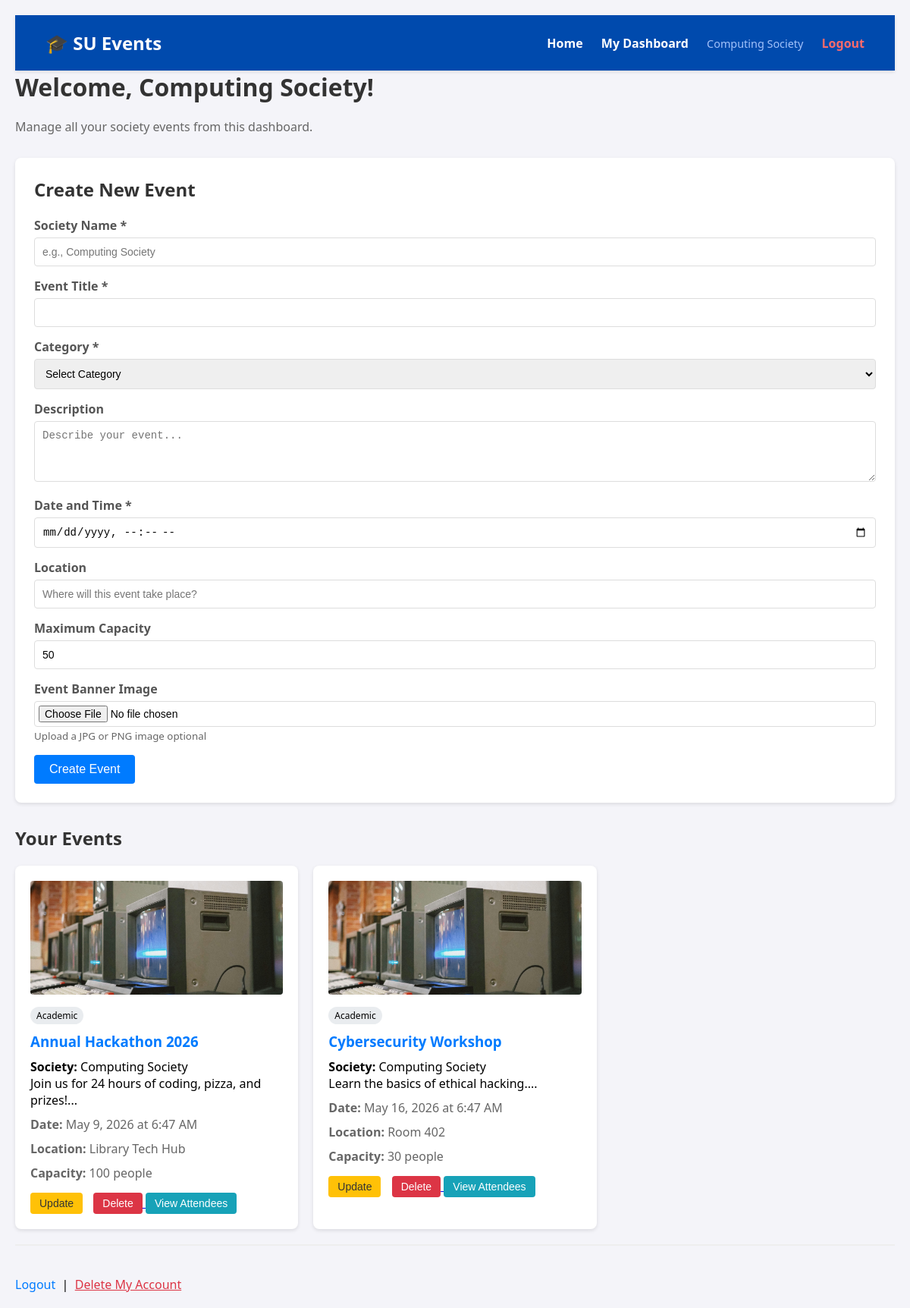
/dashboard/organiser.php (signed in), run on the app's committed database.
### tables this page shows
CREATE TABLE `events` (
  `event_id` int(11) NOT NULL,
  `organiser_id` int(11) NOT NULL,
  `society_name` varchar(100) NOT NULL,
  `title` varchar(150) NOT NULL,
  `description` text NOT NULL,
  `event_date` datetime NOT NULL,
  `location` varchar(255) NOT NULL,
  `max_capacity` int(11) NOT NULL,
  `created_at` timestamp NOT NULL DEFAULT current_timestamp(),
  `category` varchar(50) NOT NULL DEFAULT 'Social',
  `image_path` varchar(255) DEFAULT NULL
);

### dashboard/organiser.php (the view, shortened to what this page needs)
<?php
include '../config/db.php';
$sql = "SELECT * FROM events WHERE organiser_id = ? ORDER BY event_date ASC";
$stmt = $conn->prepare($sql);
$stmt->bind_param("i", $_SESSION['user_id']);
$stmt->execute();
$result = $stmt->get_result();
$show_roster = false;
$roster_event = null;
$roster_attendees = null;
?>
<!DOCTYPE html>
<html lang="en">
<head>
</head>
<body>
    <?php include $_SERVER['DOCUMENT_ROOT'] . '/su_events_app/includes/navbar.php'; ?>
    <div class="container">
        <h1>Welcome, <?php echo htmlspecialchars($_SESSION['full_name']); ?>!</h1>
        <p style="color: #666; margin-bottom: 30px;">Manage all your society events from this dashboard.</p>
        <?php if ($show_roster && $roster_event): ?>
            <div class="form-section">
                <button onclick="window.location.href='organiser.php'" class="btn-small" style="background:#6c757d; margin-bottom:15px;">← Back to Events</button>
                <h2>Attendee Roster: <?php echo htmlspecialchars($roster_event['title']); ?></h2>
                <p><strong>Date:</strong> <?php echo date('F j, Y g:i A', strtotime($roster_event['event_date'])); ?></p>
                <p><strong>Bookings:</strong> <?php echo $roster_attendees->num_rows; ?> / <?php echo $roster_event['max_capacity']; ?></p>
                <?php if ($roster_attendees->num_rows > 0): ?>
                    <table class="roster-table">
                        <tr>
                            <th>Name</th>
                            <th>Student ID</th>
                            <th>Email</th>
                            <th>Booked Date</th>
                        </tr>
                        <?php while ($attendee = $roster_attendees->fetch_assoc()): ?>
                            <tr>
                                <td><?php echo htmlspecialchars($attendee['full_name']); ?></td>
                                <td><?php echo htmlspecialchars($attendee['student_id']); ?></td>
                                <td><?php echo htmlspecialchars($attendee['email']); ?></td>
                                <td><?php echo date('M j, Y', strtotime($attendee['booking_date'])); ?></td>
                            </tr>
                        <?php endwhile; ?>
                    </table>
                <?php else: ?>
                    <p style="color: #999;">No attendees have booked this event yet.</p>
                <?php endif; ?>
            </div>
        <?php else: ?>
            <div class="form-section">
                <h2>Create New Event</h2>
                <form method="POST" action="" enctype="multipart/form-data">
                    <div class="form-group">
                        <label>Society Name *</label>
                        <input type="text" name="society_name" required placeholder="e.g., Computing Society">
                    </div>
                    <div class="form-group">
                        <label>Event Title *</label>
                        <input type="text" name="title" required>
                    </div>
                    <div class="form-group">
                        <label>Category *</label>
                        <select name="category" required>
                            <option value="">Select Category</option>
                        </select>
                    </div>
                    <div class="form-group">
                        <label>Description</label>
                        <textarea name="description" placeholder="Describe your event..."></textarea>
                    </div>
                    <div class="form-group">
                        <label>Date and Time *</label>
                        <input type="datetime-local" name="event_date" required>
                    </div>
                    <div class="form-group">
                        <label>Location</label>
                        <input type="text" name="location" placeholder="Where will this event take place?">
                    </div>
                    <div class="form-group">
                        <label>Maximum Capacity</label>
                        <input type="number" name="max_capacity" value="50">
                    </div>
                    <div class="form-group">
                        <label>Event Banner Image</label>
                        <input type="file" name="event_image" accept="image/jpeg,image/png,image/jpg">
                        <small style="color: #666;">Upload a JPG or PNG image optional</small>
                    </div>
                    <button type="submit" name="create_event">Create Event</button>
                </form>
            </div>
            <h2>Your Events</h2>
            <?php if ($result->num_rows == 0): ?>
                <p style="color: #999;">You haven't created any events yet. Use the form above to get started.</p>
            <?php else: ?>
                <div class="event-grid">
                    <?php while ($event = $result->fetch_assoc()): ?>
                        <div class="event-card">
                            <?php if (!empty($event['image_path'])): ?>
                                <img src="/su_events_app/<?php echo htmlspecialchars($event['image_path']); ?>" class="event-image" alt="<?php echo htmlspecialchars($event['title']); ?>">
                            <?php else: ?>
                                <div class="event-image" style="display:flex; align-items:center; justify-content:center; color:#999;">No Image</div>
                            <?php endif; ?>
                            <div class="category-badge"><?php echo htmlspecialchars($event['category']); ?></div>
                            <h3><?php echo htmlspecialchars($event['title']); ?></h3>
                            <p><strong>Society:</strong> <?php echo htmlspecialchars($event['society_name']); ?></p>
                            <p><?php echo nl2br(htmlspecialchars(substr($event['description'], 0, 100))); ?>...</p>
                            <div class="event-detail">
                                <strong>Date:</strong> <?php echo date('F j, Y \a\t g:i A', strtotime($event['event_date'])); ?>
                            </div>
                            <div class="event-detail">
                                <strong>Location:</strong> <?php echo htmlspecialchars($event['location']) ?: 'Not specified'; ?>
                            </div>
                            <div class="event-detail">
                                <strong>Capacity:</strong> <?php echo $event['max_capacity']; ?> people
                            </div>
                            <div class="actions">
                                <button onclick="toggleEdit(<?php echo $event['event_id']; ?>)" class="btn-update btn-small">Update</button>
                                <a href="?delete=<?php echo $event['event_id']; ?>" onclick="return confirm('Are you sure you want to delete this event?')">
                                    <button type="button" class="btn-delete btn-small">Delete</button>
                                </a>
                                <a href="?view_roster=<?php echo $event['event_id']; ?>">
                                    <button type="button" class="btn-roster btn-small">View Attendees</button>
                                </a>
                            </div>
                        </div>
                    <?php endwhile; ?>
                </div>
            <?php endif; ?>
            <hr>
            <a href="../auth/logout.php" class="logout-link">Logout</a>
            &nbsp;|&nbsp;
            <form action="../auth/delete_account.php" method="POST" class="delete-account-form" onsubmit="return confirm('Warning: This will delete ALL your events and data. Are you absolutely sure?');">
                <button type="submit" style="color:#dc3545; background:none; border:none; padding:0; font:inherit; cursor:pointer; text-decoration:underline;">Delete My Account</button>
            </form>
        <?php endif; ?>
    </div>
</body>
</html>

### includes/navbar.php (shortened to what this page needs)
<?php
$base_url = '/su_events_app/';
?>
<header style="background: #004aad; color: white; padding: 20px 40px; display: flex; justify-content: space-between; align-items: center; box-shadow: 0 2px 4px rgba(0,0,0,0.1);">
    <a href="<?php echo $base_url; ?>index.php" style="font-size: 1.5rem; font-weight: bold; color: white; text-decoration: none;">🎓 SU Events</a>
    <nav>
        <a href="<?php echo $base_url; ?>index.php" style="color: white; text-decoration: none; font-weight: bold; margin-left: 20px;">Home</a>
        <?php if(isset($_SESSION['user_id'])): ?>
            <?php
                $dashboard = '';
                if ($_SESSION['role'] === 'Organiser') $dashboard = 'dashboard/organiser.php';
            ?>
            <a href="<?php echo $base_url . $dashboard; ?>" style="color: white; text-decoration: none; font-weight: bold; margin-left: 20px;">My Dashboard</a>
            <span style="color: #a3c2fa; margin-left: 20px; font-size: 0.9rem;"><?php echo htmlspecialchars($_SESSION['full_name']); ?></span>
            <a href="<?php echo $base_url; ?>auth/logout.php" style="color: #ff6b6b; text-decoration: none; font-weight: bold; margin-left: 20px;">Logout</a>
        <?php endif; ?>
    </nav>
</header>

### dashboard/organiser.php (style rules this page uses)
* { margin: 0; padding: 0; box-sizing: border-box; }
body { font-family: 'Segoe UI', Tahoma, Geneva, Verdana, sans-serif; background: #f4f4f9; padding: 20px; }
.container { max-width: 1300px; margin: 0 auto; }
h1, h2 { color: #333; margin-bottom: 20px; }
.form-section { background: white; padding: 25px; border-radius: 8px; margin-bottom: 30px; box-shadow: 0 2px 5px rgba(0,0,0,0.1); }
.form-group { margin-bottom: 15px; }
label { display: block; font-weight: bold; margin-bottom: 5px; color: #555; }
input, textarea, select { width: 100%; padding: 10px; border: 1px solid #ddd; border-radius: 4px; font-size: 14px; }
input[type="file"] { padding: 5px; }
textarea { resize: vertical; min-height: 80px; }
button { background: #007bff; color: white; border: none; padding: 10px 20px; border-radius: 4px; cursor: pointer; font-size: 16px; }
.event-grid { display: grid; grid-template-columns: repeat(auto-fill, minmax(350px, 1fr)); gap: 20px; margin-top: 20px; }
.event-card { background: white; border-radius: 8px; padding: 20px; box-shadow: 0 2px 5px rgba(0,0,0,0.1); transition: transform 0.2s; }
.event-card h3 { color: #007bff; margin-bottom: 10px; }
.event-detail { margin: 10px 0; color: #666; }
.event-image { width: 100%; height: 150px; object-fit: cover; border-radius: 4px; margin-bottom: 10px; background: #e9ecef; }
.category-badge { display: inline-block; background: #e9ecef; padding: 3px 8px; border-radius: 12px; font-size: 12px; margin-bottom: 10px; }
.btn-update { background: #ffc107; color: #333; margin-right: 10px; }
.btn-delete { background: #dc3545; }
.btn-roster { background: #17a2b8; }
.btn-small { padding: 6px 12px; font-size: 14px; }
.actions { margin-top: 15px; }
.logout-link { display: inline-block; margin-top: 20px; color: #007bff; text-decoration: none; }
hr { margin: 20px 0; border: none; border-top: 2px solid #eee; }
.delete-account-form { display: inline; }

### data on the page
events: image_path (picture), category "Academic", title "Annual Hackathon 2026", society_name "Computing Society", description "Join us for 24 hours of coding, pizza, and prizes!", event_date "May 9, 2026 at 6:47 AM", location "Library Tech Hub", max_capacity "100"
events: image_path (picture), category "Academic", title "Cybersecurity Workshop", society_name "Computing Society", description "Learn the basics of ethical hacking.", event_date "May 16, 2026 at 6:47 AM", location "Room 402", max_capacity "30"

### other printed values
$_SESSION['full_name'] "Computing Society"
